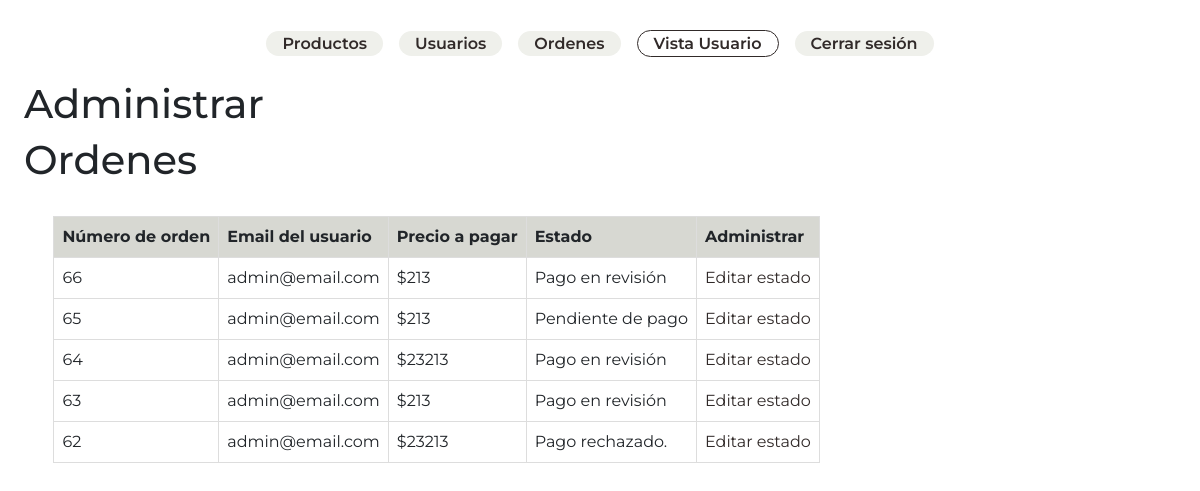
Page /admin.php?sec=ordenes (signed in) on the earlier database version.
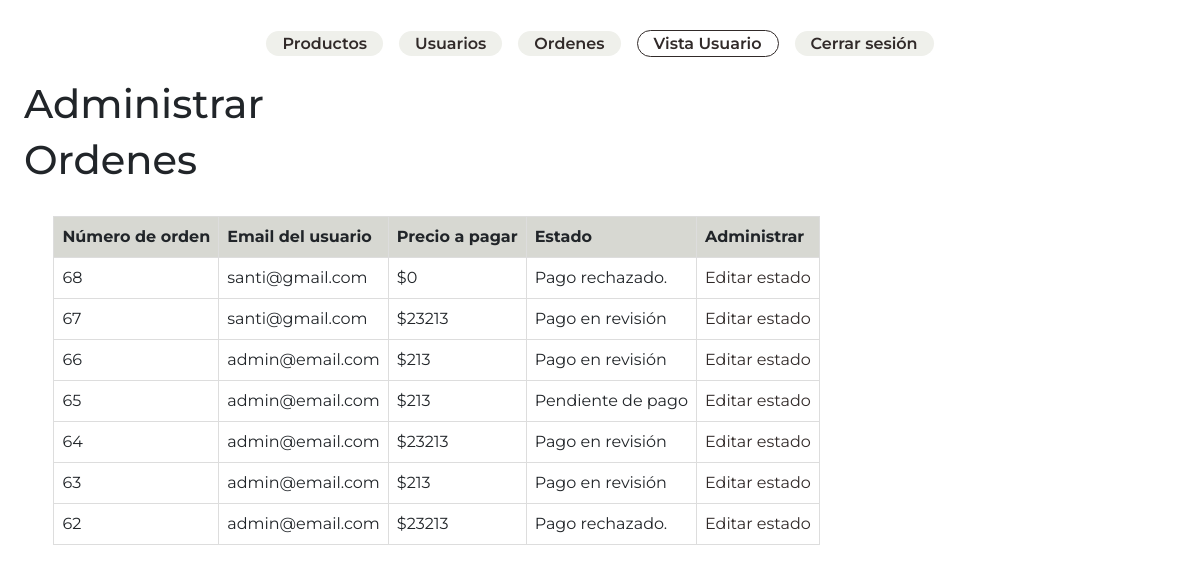
Same page on the later database version.
### tables this page shows
CREATE TABLE `ordenes` (
  `orden_id` int(11) UNSIGNED NOT NULL,
  `fk_user_id` int(11) UNSIGNED NOT NULL,
  `precio_total` decimal(10,2) NOT NULL,
  `estado_fk` int(10) UNSIGNED NOT NULL,
  `carrito_fk` int(10) NOT NULL,
  `created_at` timestamp NULL DEFAULT current_timestamp()
);

CREATE TABLE `usuarios` (
  `id` int(10) UNSIGNED NOT NULL,
  `username` varchar(50) NOT NULL,
  `email` varchar(30) NOT NULL,
  `password` varchar(255) NOT NULL,
  `fk_rol` int(10) UNSIGNED NOT NULL
);

CREATE TABLE `ordenes_estados` (
  `id` int(10) UNSIGNED NOT NULL,
  `estado` tinytext NOT NULL
);

### clases/conexion.php (called while the page is built, shortened)
<?php
class Conexion {
    private $servername = "localhost";
    private $username = "root";
    private $password = "";
    private $db = "maldito";
    protected $conn;
    public function __construct (){
        try {
            $this->conn = new PDO ("mysql: host=$this->servername;dbname=$this->db", $this->username, $this->password);
            $this->conn->setAttribute(PDO::ATTR_ERRMODE, PDO::ERRMODE_EXCEPTION);
        } catch (PDOException $e){
            echo "Conexión fallida: ". $e->getMessage();
        }
    }
    public function getConn (){
        return $this->conn;
    }
}
?>

### clases/Orden.php (called while the page is built, shortened)
<?php
require_once ('Conexion.php');
class Orden{
    private $conn;
    public function __construct()
    {
        $bd = new Conexion();
        $this->conn = $bd->getConn();
    }
    public function readAll(){
        $queryTotal = "SELECT * FROM ordenes ORDER BY created_at DESC";
        $stmt = $this->conn->prepare($queryTotal);
        $stmt->execute();
        return $stmt->fetchAll(PDO::FETCH_ASSOC);
    }
    public function convertirEstado($estado_fk){
        $query = "SELECT * FROM ordenes_estados WHERE id = :estado_fk";
        $stmt = $this->conn->prepare($query);
        $stmt->bindParam(':estado_fk', $estado_fk);
        $stmt->execute();
        $estado = $stmt->fetch(PDO::FETCH_ASSOC);
        return $estado['estado'];
    }
}

### clases/Usuario.php (called while the page is built, shortened)
<?php
require_once 'conexion.php';
class Usuario
{
    private $conn;
    private $tabla = 'usuarios';
    public function __construct (){
        $bd = new Conexion();
        $this->conn =$bd->getConn();
    }
    public function getUserById ($id)
    {
        $query = "SELECT * FROM $this->tabla WHERE id = :id";
        $stmt = $this->conn->prepare($query);
        $stmt ->bindParam (":id", $id);
        $stmt-> execute();
        return $stmt;
    }
}
?>

### views/admin/ordenes.php (the view, shortened to what this page needs)
<h1>Ordenes</h1>
<section id="ordenes">
    <div>
        <div">
            <table border="1">
            <thead>
                <tr>
                    <th>Número de orden</th>
                    <th>Email del usuario</th>
                    <th>Precio a pagar</th>
                    <th>Estado</th>
                    <th>Administrar</th>
                </tr>
            </thead>
            <tbody>
                <?php
                require 'clases/Orden.php';
                require 'clases/Usuario.php';
                $usuario = new Usuario();
                $orden = new Orden ();
                $ordenes = $orden->readAll();
                foreach ($ordenes as $item) {
                    echo '<tr>';
                        echo '<td>' . $item['orden_id'] . '</td>';
                        $usuarioData = $usuario->getUserById($item['fk_user_id']);
                        $arrayUsuario = $usuarioData->fetch(PDO::FETCH_ASSOC);
                        echo '<td>' . $arrayUsuario['email'] . '</td>';
                        echo '<td>$' . round($item['precio_total']) . '</td>';
                        echo '<td>' . $orden->convertirEstado($item['estado_fk']) . '</td>';
                        echo '<td><a href="admin.php?sec=editarOrden&ordenID='. $item['orden_id'] .'">Editar estado</a> </td>';
                }
                ?>
                </tbody>
            </table>
        </div>
    </div>

Differences in the rows shown:
added ordenes: orden_id "68", fk_user.email "santi@gmail.com", precio_total "0", estado_fk.estado "Pago rechazado."
added ordenes: orden_id "67", fk_user.email "santi@gmail.com", precio_total "23213", estado_fk.estado "Pago en revisión"
